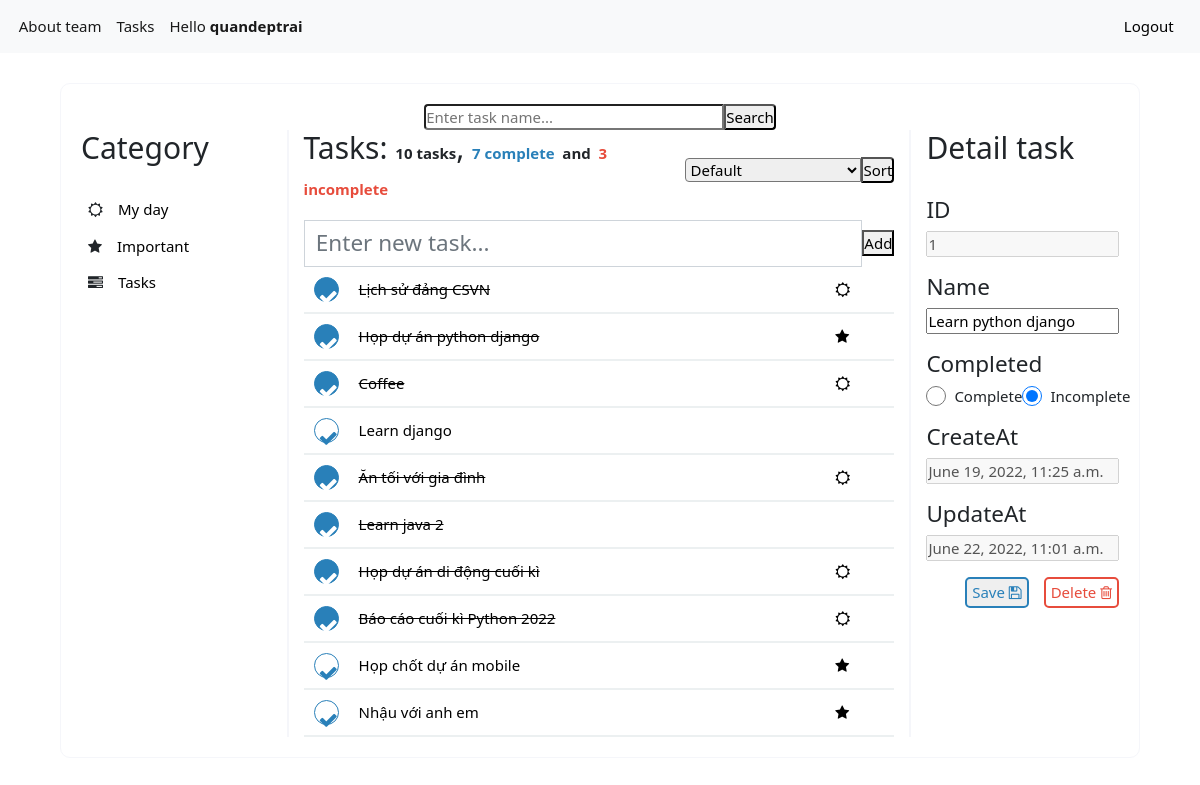
/list/3/task/1?keyword=None&sort=None (signed in), run on the app's committed database.
### tasks/models.py (models this page shows, shortened)
class Task(models.Model):
    user = models.ForeignKey(User,
                             on_delete=models.CASCADE,
                             null=True, blank=True)
    name = models.TextField(max_length=255)
    createdAt = models.DateTimeField()
    updatedAt = models.DateTimeField()
    complete = models.BooleanField(default=False)
    category = models.ForeignKey(Category,
                                   on_delete=models.CASCADE,
                                   blank=True, null=True)

### tasks/views.py (the view)
# urls.py: path('list/<int:category_id>/task/<int:task_id>', detail_view, name = 'detail'),
def detail_view(request, category_id, task_id):
    keyword = request.GET.get('keyword')
    sort = request.GET.get('sort')
    if keyword == "None":
        keyword = ''
    if sort == "None":
        sort = ''
    task = Task.objects.get(id=task_id)
    user = request.user if request.user.is_authenticated else None
    tasks = Task.objects.all()
    if keyword:
        tasks = Task.objects.filter(name__icontains = keyword)
    if category_id != 3:
        tasks = tasks.filter(category__id = category_id)
        dt = datetime.datetime.today()
        tasks = tasks.filter(createdAt__contains = datetime.date(dt.year, dt.month, dt.day))
    tasks = tasks.filter(user=user)
    if sort=="1":
        tasks = tasks.order_by('name').values()
    if sort=="2":
        tasks = tasks.order_by('complete').values()
    count_complete = tasks.filter(complete = True).count()
    count_incomplete = tasks.filter(complete = False).count()
    context = {
        'keyword': keyword,
        'task': task,
        'tasks': tasks,
        'category_id': category_id,
        'count_complete': count_complete,
        'count_incomplete': count_incomplete,
        'typesort': sort,
        'form':TaskForm()
    }
    return render(request, 'list.html', context)

### tasks/forms.py
class TaskForm(forms.Form):
    name = forms.CharField(label='', required=True,
                           widget=forms.TextInput(attrs={'class':'form-control', 'placeholder':'Enter new task...'}),
                           max_length=255)

### tasks/templates/list.html (shortened to what this page needs)
{%extends 'base.html'%} {%load static%} {%block css%}
<link rel="stylesheet" href="{% static 'css/list.css' %}" /> {% endblock %}
{%block body%}
<div class="list-form">
  <div class="search-task">
    <form>
      <input
        type="text"
        name="keyword"
        class="input-text-search"
        id="keyword"
        value="{{keyword|default:''}}"
        placeholder="Enter task name..."
      />
      <input type="submit" class="input-submit-search" value="Search" />
  </div>
  <div class="main-list-task">
    <div class="category-task">
      <h2>Category</h2>
      <div class="menu-category">
        <ul>
          <li>
            <i class="fa fa-sun-o" aria-hidden="true"></i
            ><a href="{% url 'tasks:list' 1 %}">My day</a>
          </li>
          <li>
            <i class="fa fa-star" aria-hidden="true"></i
            ><a href="{% url 'tasks:list' 2 %}">Important</a>
          </li>
          <li>
            <i class="fa fa-tasks" aria-hidden="true"></i
            ><a href="{% url 'tasks:list' 3 %}">Tasks</a>
          </li>
        </ul>
      </div>
    </div>
    <div class="list-task">
      <div class="list-task-top">
        <h2 style="display: inline-block">
        {% if category_id == 1 %}
          My day:
        {% elif category_id == 2 %}
          Important:
        {% else %}
          Tasks:
        {% endif %}
        <b>{{tasks.count}} tasks</b>,
        <b style="color: #2980b9">{{count_complete}} complete</b>
        <b> and</b>
        <b style="color: #e74c3c">{{count_incomplete}} incomplete</b>
        </h2>
        <div>
          <form>
            <select class="selected-box-sort" name="sort">
              {% if typesort %}
                {% if typesort == "0" %}
                <option value=0 selected="selected">Default</option>
                <option value=1>Sort by name</option>
                <option value=2>Complete/Incomplete</option>
                {%elif typesort == "1"%}
                <option value=0>Default</option>
                <option value=1 selected="selected">Sort by name</option>
                <option value=2>Complete/Incomplete</option>
                {%elif typesort == "2"%}
                <option value=0>Default</option>
                <option value=1>Sort by name</option>
                <option value=2 selected="selected">Complete/Incomplete</option>
                {%endif%}
              {% else%}
                <option value=0>Default</option>
              {% endif %}
            </select>
            <input class="sort-task-by-name" type="submit" value="Sort"/>
          </form>
        </div>
      </div>
      <div class="add-task">
        <form action="/list/{{category_id}}/task/add?keyword={{keyword}}&sort={{typesort}}" method = "post">{% csrf_token %}
            {{form}}
          <input type="submit" class="input-submit-search" value="Add" />
        </form>
      </div>
      <div>
        <div class="show-list">
          {% for task in tasks%}
          <div class="task">
            <a class="task-complete" style="width: 25px; height: 25px; border-radius: 50%; color: {% if task.complete %}white{% else %}#2980b9{% endif %}; background-color: {% if task.complete %}#2980b9{% else %}white{% endif %}"href="/list/{{category_id}}/task/{{task.id}}/complete?keyword={{keyword}}&sort={{typesort}}"><i class="fa fa-check" aria-hidden="true"></i></a>
            <a href="/list/{{category_id}}/task/{{task.id}}?keyword={{keyword}}&sort={{typesort}}"
              style="text-decoration-line: {% if task.complete %}line-through{% else %}none{% endif %}; color: black"
            >{{task.name}}</a>
           {% if category_id == 3 %}
            <a href="#" style="color:black">{% if task.category_id == 1 %}
            <i class="fa fa-sun-o" aria-hidden="true"></i>
            {% elif task.category_id == 2 %}
            <i class="fa fa-star" aria-hidden="true"></i>
            {% endif %}</a>{% endif %}
          </div>
          {% endfor %}
        </div>
      </div>
    </div>
    <div class="detail-task">
      <h2>Detail task</h2>
      {%if task%}
        <form action="/list/{{category_id}}/task/{{task.id}}/update?keyword={{keyword}}&sort={{typesort}}" method="post"> {% csrf_token %}
          <div class="detail" style="margin-top: 30px">
            <h4>ID</h4>
            <input type="text" name='id' value="{{task.id}}" style="margin-bottom: 16px; width: 100%;" disabled="disabled">
            <h4>Name</h4>
            <input type="text" name='name' value="{{task.name}}" style="margin-bottom: 16px; width: 100%;">
            <div>
              <h4 style="display: block;">Completed</h4>
              {%if task.complete%}
              <div style="display: flex; justify-content: space-between;  margin-bottom: 16px; align-items: center;">
                <div style="display: flex; align-items: center;">
                  <input type="radio" name="iscomplete" id="complete" value="True" checked style="width: 20px; height: 20px; margin-right: 8px;" checked>
                  <label for="complete">Complete</label>
                </div>
                <div style="display: flex; align-items: center;">
                  <input type="radio" name="iscomplete" id="incomplete" value="False" style="width: 20px; height: 20px; margin-right: 8px;">
                  <label for="incomplete">Incomplete</label>
                </div>
              </div>
                {%else%}
              <div style="display: flex; justify-content: space-between;  margin-bottom: 16px; align-items: center;">
                <div style="display: flex; align-items: center;">
                  <input type="radio" name="iscomplete" id="complete" value="True" style="width: 20px; height: 20px; margin-right: 8px;" checked>
                  <label for="complete">Complete</label>
                </div>
                <div style="display: flex; align-items: center;">
                  <input type="radio" name="iscomplete" id="incomplete" value="False" checked style="width: 20px; height: 20px; margin-right: 8px;">
                  <label for="incomplete">Incomplete</label>
                </div>
              </div>
              {%endif%}
            </div>
            <h4>CreateAt</h4>
            <input type="text" name='x' value="{{task.createdAt}}" style="margin-bottom: 16px; width: 100%;"  disabled="disabled">
            <h4>UpdateAt</h4>
            <input type="text" name='x' value="{{task.updatedAt}}" style="margin-bottom: 16px; width: 100%;"  disabled="disabled">
          </div>
          <div>
            <div class="submit-save-delete">
              <button class="submit-save">Save <i class="fa fa-floppy-o" aria-hidden="true"></i></button>
              <a class="submit-delete" href="/list/{{category_id}}/task/{{task.id}}/delete?keyword={{keyword}}&sort={{typesort}}">Delete <i class="fa fa-trash-o" aria-hidden="true"></i></a>
            </div>
          </div>
        </form>
      {%endif%}
    </div>
  </div>
</div>
{% endblock %}

### todolist/templates/base.html (shortened to what this page needs)
<!DOCTYPE html>
<html lang="en">
  <head>
    {% load static %}
    <link
    rel="stylesheet"
    type="text/css"
    href="https://cdnjs.cloudflare.com/ajax/libs/skeleton/2.0.4/skeleton.min.css"
    />
    <link
      rel="stylesheet"
      type="text/css"
      href="https://cdnjs.cloudflare.com/ajax/libs/normalize/3.0.2/normalize.min.css"
    />
    <link
      rel="stylesheet"
      type="text/css"
      href="{% static 'css/style.css' %}"
    />
    {% block css %}{% endblock %}
    <link
      href="https://cdn.jsdelivr.net/npm/bootstrap@5.1.3/dist/css/bootstrap.min.css"
      rel="stylesheet"
    />
    <link
      rel="stylesheet"
      href="https://cdnjs.cloudflare.com/ajax/libs/font-awesome/4.7.0/css/font-awesome.min.css"
    />
  </head>
  <body>
    <nav
      class="navbar navbar-expand-lg navbar-light bg-light"
      style="font-size: 15px"
    >
      <div class="container-fluid">
        <div class="collapse navbar-collapse" id="navbarSupportedContent">
          <ul class="navbar-nav me-auto mb-2 mb-lg-0">
            <li class="nav-item">
              <a class="nav-link active" aria-current="page" href="/"
                >About team</a
              >
            </li>
            {% if not user.is_authenticated %}
            <li class="nav-item">
              <a
                class="nav-link active"
                aria-current="page"
                href="{% url 'auth:login' %}"
                >Login</a
              >
            </li>
            {%else%}
            <li class="nav-item">
              <a
                class="nav-link active"
                aria-current="page"
                href="{% url 'tasks:list' 1 %}"
                >Tasks</a
              >
            </li>
            <li class="nav-item">
              <a class="nav-link active" aria-current="page" href="#"
                >Hello <strong>{{user.username}}</strong></a
              >
            </li>
            {% endif %}
          </ul>
          {% if user.is_authenticated %}
          <a
            class="nav-link active"
            aria-current="page"
            href="{% url 'auth:logout' %}"
            style="color: black"
            >Logout</a
          >
          {% endif %}
        </div>
      </div>
    </nav>
    {% block body %}{% endblock %}
  </body>
</html>

### todolist/static/css/style.css (style rules this page uses)
* { font-size: 15px; margin: 0px; padding: 0px; box-sizing: border-box; }

### tasks/static/css/list.css (style rules this page uses)
.list-form { margin: 0 auto; margin-top: 30px; width: 90%; border: 1px solid #f5f6fa; border-radius: 10px; padding: 20px; }
.list-form .search-task form { display: flex; align-items: center; justify-content: center; }
.list-form .search-task form input, .list-task input { border-radius: 0; }
.selected-box-sort { border-radius: 0; }
.list-form .search-task form .input-text-search, .selected-box-sort { border-bottom-left-radius: 4px; border-top-left-radius: 4px; }
.list-form .search-task form .input-text-search { width: 300px; }
.list-form .search-task form .input-submit-search, .list-task .sort-task-by-name { border-bottom-right-radius: 4px; border-top-right-radius: 4px; }
.category-task h2, .detail-task h2 { margin-bottom: 25px; }
.list-task-top { margin-bottom: 0px; }
.list-form .main-list-task { display: flex; width: 100%; }
.list-form .main-list-task .category-task { width: 20%; border-right: 2px solid #f5f6fa; }
.list-form .main-list-task .category-task .menu-category ul { padding-left: 0px; }
.list-form .main-list-task .category-task .menu-category ul li { list-style: none; margin-bottom: 0px; padding: 7px; }
.list-form .main-list-task .category-task .menu-category ul li a { text-decoration: none; margin-left: 15px; color: black; }
.list-form .main-list-task .list-task { width: 60%; padding: 0px 15px 0px 15px; border-right: 2px solid #f5f6fa; }
.list-form .main-list-task .list-task .list-task-top { display: flex; justify-content: space-between; align-items: center; }
.list-form .main-list-task .list-task .list-task-top div { display: flex; align-items: center; justify-content: flex-end; }
.list-form .main-list-task .list-task .add-task { margin-top: 10px; }
.list-form .main-list-task .list-task .add-task form { display: flex; align-items: center; }
.list-form .main-list-task .list-task .add-task form input:nth-child(2) { font-size: 1.5rem; }
.list-form .main-list-task .list-task .show-list .task { display: flex; align-items: center; gap: 20px; border-bottom: 2px solid #ecf0f1; padding: 10px; }
.list-form .main-list-task .list-task .show-list .task a:nth-child(2) { width: 80%; }
.list-form .main-list-task .detail-task { padding-left: 15px; width: 20%; }
.main-list-task a { text-decoration: none; }
.task-complete { border: 1px solid #2980b9; border-radius: 5px; padding: 4px; width: 90px; font-size: 1.3rem; text-align: center; }
.submit-save, .submit-delete { height: 100%; border-radius: 5px; padding: 2px 5px 2px 5px; }
.submit-save { color: #2980b9; border: 2px solid #2980b9; }
.submit-delete { color: #e74c3c; border: 2px solid #e74c3c; }
.submit-save-delete { display: flex; align-items: center; justify-content: flex-end; gap: 1rem; }

### data on the page
Task: name "Lịch sử đảng CSVN"
Task: name "Họp dự án python django"
Task: name "Coffee"
Task: name "Learn django"
Task: name "Ăn tối với gia đình"
Task: name "Learn java 2"
Task: {{ task.id }} 25 (drawn), name "Họp dự án di động cuối kì"
Task: name "Báo cáo cuối kì Python 2022"
Task: name "Họp chốt dự án mobile"
Task: name "Nhậu với anh em"
Task: id "1", name "Learn python django", x "June 19, 2022, 11:25 a.m.", x "June 22, 2022, 11:01 a.m."

### other printed values
{{ user.username }} "quandeptrai"
{{ tasks.count }} "10"
{{ count_complete }} "7"
{{ count_incomplete }} "3"
